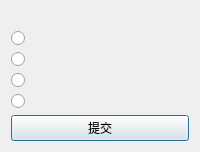
<?xml version="1.0" encoding="UTF-8"?>
<ui version="4.0">
 <class>TestDialog</class>
 <widget class="QDialog" name="TestDialog">
  <property name="windowTitle">
   <string>单词测试</string>
  </property>
  <layout class="QVBoxLayout" name="verticalLayout">
   <item>
    <widget class="QLabel" name="questionLabel">
     <property name="alignment">
      <set>Qt::AlignCenter</set>
     </property>
    </widget>
   </item>
   <item>
    <widget class="QRadioButton" name="option1"/>
   </item>
   <item>
    <widget class="QRadioButton" name="option2"/>
   </item>
   <item>
    <widget class="QRadioButton" name="option3"/>
   </item>
   <item>
    <widget class="QRadioButton" name="option4"/>
   </item>
   <item>
    <widget class="QPushButton" name="submitButton">
     <property name="text">
      <string>提交</string>
     </property>
    </widget>
   </item>
  </layout>
 </widget>
</ui>
